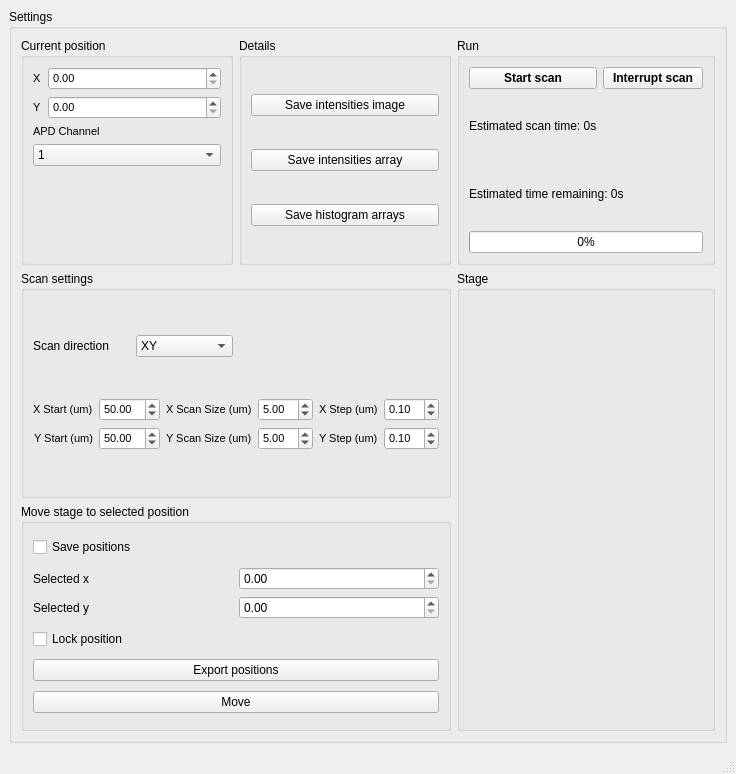
<?xml version="1.0" encoding="UTF-8"?>
<ui version="4.0">
 <class>MainWindow</class>
 <widget class="QMainWindow" name="MainWindow">
  <property name="geometry">
   <rect>
    <x>0</x>
    <y>0</y>
    <width>736</width>
    <height>774</height>
   </rect>
  </property>
  <property name="sizePolicy">
   <sizepolicy hsizetype="MinimumExpanding" vsizetype="Ignored">
    <horstretch>0</horstretch>
    <verstretch>0</verstretch>
   </sizepolicy>
  </property>
  <property name="minimumSize">
   <size>
    <width>100</width>
    <height>100</height>
   </size>
  </property>
  <property name="windowTitle">
   <string>MainWindow</string>
  </property>
  <widget class="QWidget" name="centralwidget">
   <layout class="QVBoxLayout" name="verticalLayout_3">
    <item>
     <widget class="QGroupBox" name="groupBox">
      <property name="title">
       <string>Settings</string>
      </property>
      <property name="flat">
       <bool>true</bool>
      </property>
      <layout class="QGridLayout" name="gridLayout_2">
       <item row="0" column="1">
        <layout class="QGridLayout" name="gridLayout_9">
         <item row="2" column="1" rowspan="2" colspan="2">
          <widget class="QGroupBox" name="stage_groupBox">
           <property name="sizePolicy">
            <sizepolicy hsizetype="Expanding" vsizetype="Expanding">
             <horstretch>1</horstretch>
             <verstretch>0</verstretch>
            </sizepolicy>
           </property>
           <property name="title">
            <string>Stage</string>
           </property>
           <layout class="QGridLayout" name="gridLayout_8"/>
          </widget>
         </item>
         <item row="3" column="0">
          <widget class="QGroupBox" name="groupBox_2">
           <property name="title">
            <string>Move stage to selected position</string>
           </property>
           <layout class="QVBoxLayout" name="verticalLayout_2">
            <item>
             <widget class="QCheckBox" name="save_positions_checkBox">
              <property name="maximumSize">
               <size>
                <width>583</width>
                <height>16777215</height>
               </size>
              </property>
              <property name="text">
               <string>Save positions</string>
              </property>
             </widget>
            </item>
            <item>
             <layout class="QGridLayout" name="gridLayout">
              <item row="1" column="0">
               <widget class="QLabel" name="label_11">
                <property name="text">
                 <string>Selected y</string>
                </property>
               </widget>
              </item>
              <item row="0" column="0">
               <widget class="QLabel" name="label_10">
                <property name="text">
                 <string>Selected x</string>
                </property>
               </widget>
              </item>
              <item row="0" column="1">
               <widget class="QDoubleSpinBox" name="x_clicked_doubleSpinBox"/>
              </item>
              <item row="1" column="1">
               <widget class="QDoubleSpinBox" name="y_clicked_doubleSpinBox"/>
              </item>
             </layout>
            </item>
            <item>
             <widget class="QCheckBox" name="lock_position_checkBox">
              <property name="text">
               <string>Lock position</string>
              </property>
             </widget>
            </item>
            <item>
             <widget class="QPushButton" name="export_positions_pushButton">
              <property name="text">
               <string>Export positions</string>
              </property>
             </widget>
            </item>
            <item>
             <widget class="QPushButton" name="move_to_selected_pushButton">
              <property name="text">
               <string>Move</string>
              </property>
             </widget>
            </item>
           </layout>
          </widget>
         </item>
         <item row="0" column="0">
          <layout class="QHBoxLayout" name="horizontalLayout_2">
           <item>
            <widget class="QGroupBox" name="groupBox_4">
             <property name="title">
              <string>Current position</string>
             </property>
             <layout class="QFormLayout" name="formLayout">
              <item row="0" column="0">
               <widget class="QLabel" name="label">
                <property name="font">
                 <font>
                  <pointsize>8</pointsize>
                 </font>
                </property>
                <property name="text">
                 <string>X</string>
                </property>
               </widget>
              </item>
              <item row="0" column="1">
               <widget class="QDoubleSpinBox" name="x_pos_doubleSpinBox">
                <property name="maximumSize">
                 <size>
                  <width>200</width>
                  <height>16777215</height>
                 </size>
                </property>
                <property name="font">
                 <font>
                  <pointsize>8</pointsize>
                 </font>
                </property>
               </widget>
              </item>
              <item row="1" column="0">
               <widget class="QLabel" name="label_2">
                <property name="font">
                 <font>
                  <pointsize>8</pointsize>
                 </font>
                </property>
                <property name="text">
                 <string>Y</string>
                </property>
               </widget>
              </item>
              <item row="1" column="1">
               <widget class="QDoubleSpinBox" name="y_pos_doubleSpinBox">
                <property name="maximumSize">
                 <size>
                  <width>200</width>
                  <height>16777215</height>
                 </size>
                </property>
                <property name="font">
                 <font>
                  <pointsize>8</pointsize>
                 </font>
                </property>
               </widget>
              </item>
              <item row="2" column="0" colspan="2">
               <widget class="QLabel" name="APD_label">
                <property name="font">
                 <font>
                  <pointsize>8</pointsize>
                 </font>
                </property>
                <property name="text">
                 <string>APD Channel</string>
                </property>
               </widget>
              </item>
              <item row="3" column="0" colspan="2">
               <widget class="QComboBox" name="APD_comboBox">
                <property name="currentText">
                 <string>2</string>
                </property>
                <item>
                 <property name="text">
                  <string>1</string>
                 </property>
                </item>
                <item>
                 <property name="text">
                  <string>2</string>
                 </property>
                </item>
                <item>
                 <property name="text">
                  <string>3</string>
                 </property>
                </item>
               </widget>
              </item>
             </layout>
            </widget>
           </item>
           <item>
            <widget class="QGroupBox" name="details_groupBox">
             <property name="title">
              <string>Details</string>
             </property>
             <layout class="QVBoxLayout" name="verticalLayout">
              <item>
               <widget class="QPushButton" name="save_image_pushButton">
                <property name="text">
                 <string>Save intensities image</string>
                </property>
               </widget>
              </item>
              <item>
               <widget class="QPushButton" name="save_array_pushButton">
                <property name="text">
                 <string>Save intensities array</string>
                </property>
               </widget>
              </item>
              <item>
               <widget class="QPushButton" name="save_histo_pushButton">
                <property name="text">
                 <string>Save histogram arrays</string>
                </property>
               </widget>
              </item>
             </layout>
            </widget>
           </item>
          </layout>
         </item>
         <item row="2" column="0">
          <widget class="QGroupBox" name="groupBox_6">
           <property name="sizePolicy">
            <sizepolicy hsizetype="Preferred" vsizetype="Preferred">
             <horstretch>0</horstretch>
             <verstretch>0</verstretch>
            </sizepolicy>
           </property>
           <property name="maximumSize">
            <size>
             <width>583</width>
             <height>16777215</height>
            </size>
           </property>
           <property name="title">
            <string>Scan settings</string>
           </property>
           <layout class="QGridLayout" name="gridLayout_6">
            <item row="1" column="0" colspan="2">
             <layout class="QGridLayout" name="gridLayout_3">
              <item row="1" column="5">
               <widget class="QDoubleSpinBox" name="y_step_doubleSpinBox">
                <property name="font">
                 <font>
                  <pointsize>8</pointsize>
                 </font>
                </property>
                <property name="value">
                 <double>0.100000000000000</double>
                </property>
               </widget>
              </item>
              <item row="0" column="4" alignment="Qt::AlignRight">
               <widget class="QLabel" name="label_6">
                <property name="font">
                 <font>
                  <pointsize>8</pointsize>
                 </font>
                </property>
                <property name="text">
                 <string>X Step (um)</string>
                </property>
               </widget>
              </item>
              <item row="0" column="1">
               <widget class="QDoubleSpinBox" name="x_start_doubleSpinBox">
                <property name="font">
                 <font>
                  <pointsize>8</pointsize>
                 </font>
                </property>
                <property name="maximum">
                 <double>100.000000000000000</double>
                </property>
                <property name="value">
                 <double>50.000000000000000</double>
                </property>
               </widget>
              </item>
              <item row="1" column="1">
               <widget class="QDoubleSpinBox" name="y_start_doubleSpinBox">
                <property name="font">
                 <font>
                  <pointsize>8</pointsize>
                 </font>
                </property>
                <property name="maximum">
                 <double>100.000000000000000</double>
                </property>
                <property name="value">
                 <double>50.000000000000000</double>
                </property>
               </widget>
              </item>
              <item row="1" column="0" alignment="Qt::AlignRight">
               <widget class="QLabel" name="label_8">
                <property name="font">
                 <font>
                  <pointsize>8</pointsize>
                 </font>
                </property>
                <property name="text">
                 <string>Y Start (um)</string>
                </property>
               </widget>
              </item>
              <item row="1" column="2" alignment="Qt::AlignRight">
               <widget class="QLabel" name="label_4">
                <property name="font">
                 <font>
                  <pointsize>8</pointsize>
                 </font>
                </property>
                <property name="text">
                 <string>Y Scan Size (um)</string>
                </property>
               </widget>
              </item>
              <item row="1" column="4" alignment="Qt::AlignRight">
               <widget class="QLabel" name="label_7">
                <property name="font">
                 <font>
                  <pointsize>8</pointsize>
                 </font>
                </property>
                <property name="text">
                 <string>Y Step (um)</string>
                </property>
               </widget>
              </item>
              <item row="0" column="5">
               <widget class="QDoubleSpinBox" name="x_step_doubleSpinBox">
                <property name="font">
                 <font>
                  <pointsize>8</pointsize>
                 </font>
                </property>
                <property name="singleStep">
                 <double>1.000000000000000</double>
                </property>
                <property name="value">
                 <double>0.100000000000000</double>
                </property>
               </widget>
              </item>
              <item row="0" column="3">
               <widget class="QDoubleSpinBox" name="x_size_doubleSpinBox">
                <property name="font">
                 <font>
                  <pointsize>8</pointsize>
                 </font>
                </property>
                <property name="value">
                 <double>5.000000000000000</double>
                </property>
               </widget>
              </item>
              <item row="1" column="3">
               <widget class="QDoubleSpinBox" name="y_size_doubleSpinBox">
                <property name="font">
                 <font>
                  <pointsize>8</pointsize>
                 </font>
                </property>
                <property name="value">
                 <double>5.000000000000000</double>
                </property>
               </widget>
              </item>
              <item row="0" column="0" alignment="Qt::AlignRight">
               <widget class="QLabel" name="label_9">
                <property name="font">
                 <font>
                  <pointsize>8</pointsize>
                 </font>
                </property>
                <property name="text">
                 <string>X Start (um)</string>
                </property>
               </widget>
              </item>
              <item row="0" column="2" alignment="Qt::AlignRight">
               <widget class="QLabel" name="label_5">
                <property name="font">
                 <font>
                  <pointsize>8</pointsize>
                 </font>
                </property>
                <property name="text">
                 <string>X Scan Size (um)</string>
                </property>
               </widget>
              </item>
             </layout>
            </item>
            <item row="0" column="0">
             <layout class="QHBoxLayout" name="horizontalLayout">
              <item>
               <widget class="QLabel" name="label_3">
                <property name="text">
                 <string>Scan direction</string>
                </property>
               </widget>
              </item>
              <item>
               <widget class="QComboBox" name="scan_comboBox">
                <item>
                 <property name="text">
                  <string>XY</string>
                 </property>
                </item>
                <item>
                 <property name="text">
                  <string>YX</string>
                 </property>
                </item>
               </widget>
              </item>
             </layout>
            </item>
           </layout>
          </widget>
         </item>
         <item row="0" column="1" colspan="2">
          <widget class="QGroupBox" name="groupBox_3">
           <property name="title">
            <string>Run</string>
           </property>
           <layout class="QGridLayout" name="gridLayout_4">
            <item row="1" column="0">
             <widget class="QLabel" name="estimated_scan_time_label">
              <property name="text">
               <string>Estimated scan time: 0s</string>
              </property>
             </widget>
            </item>
            <item row="2" column="0" colspan="2">
             <widget class="QLabel" name="estimated_time_label">
              <property name="text">
               <string>Estimated time remaining: 0s</string>
              </property>
             </widget>
            </item>
            <item row="0" column="0">
             <widget class="QPushButton" name="start_scan_pushButton">
              <property name="font">
               <font>
                <weight>75</weight>
                <bold>true</bold>
               </font>
              </property>
              <property name="text">
               <string>Start scan</string>
              </property>
             </widget>
            </item>
            <item row="0" column="1">
             <widget class="QPushButton" name="interrupt_scan_pushButton">
              <property name="font">
               <font>
                <weight>75</weight>
                <bold>true</bold>
               </font>
              </property>
              <property name="text">
               <string>Interrupt scan</string>
              </property>
             </widget>
            </item>
            <item row="3" column="0" colspan="2">
             <widget class="QProgressBar" name="progressBar">
              <property name="layoutDirection">
               <enum>Qt::LeftToRight</enum>
              </property>
              <property name="value">
               <number>0</number>
              </property>
             </widget>
            </item>
           </layout>
          </widget>
         </item>
        </layout>
       </item>
      </layout>
     </widget>
    </item>
   </layout>
  </widget>
  <widget class="QMenuBar" name="menubar">
   <property name="geometry">
    <rect>
     <x>0</x>
     <y>0</y>
     <width>736</width>
     <height>21</height>
    </rect>
   </property>
  </widget>
  <widget class="QStatusBar" name="statusbar"/>
 </widget>
 <tabstops>
  <tabstop>x_start_doubleSpinBox</tabstop>
  <tabstop>y_start_doubleSpinBox</tabstop>
  <tabstop>x_size_doubleSpinBox</tabstop>
  <tabstop>y_size_doubleSpinBox</tabstop>
  <tabstop>x_step_doubleSpinBox</tabstop>
  <tabstop>y_step_doubleSpinBox</tabstop>
 </tabstops>
 <resources/>
 <connections/>
</ui>
